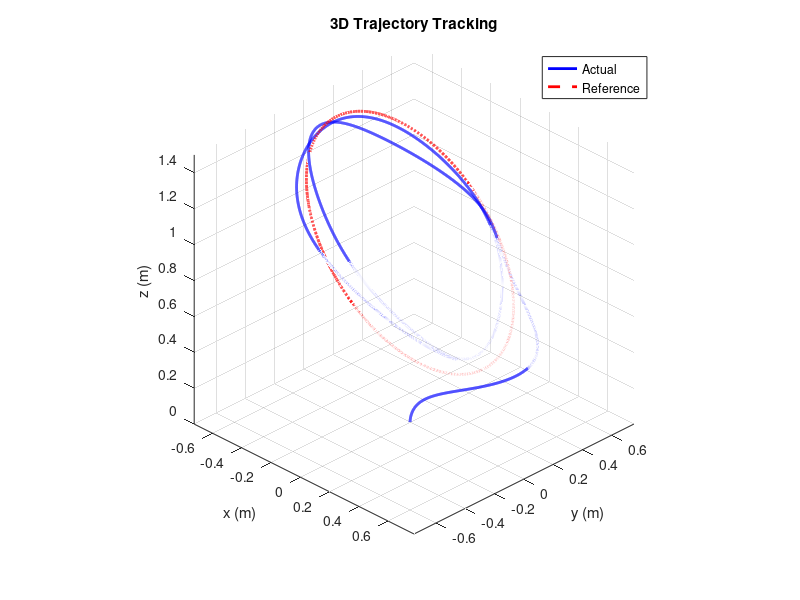
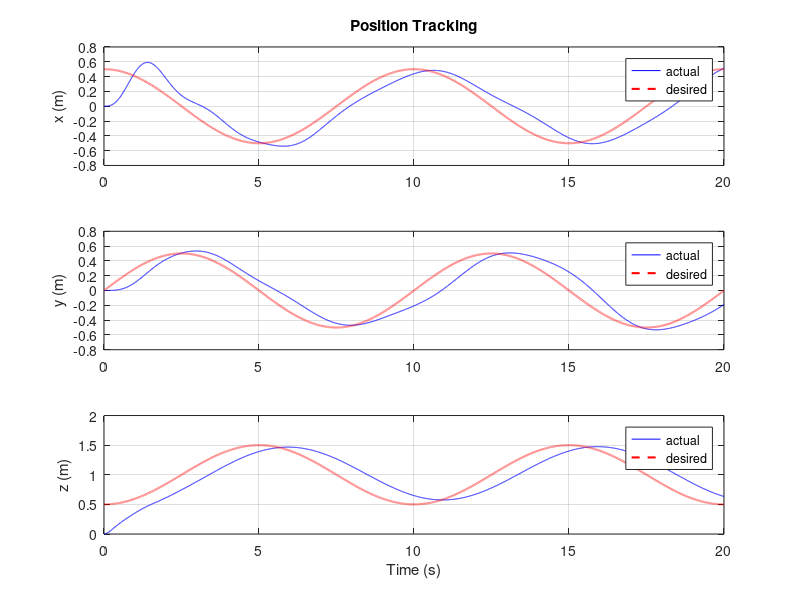
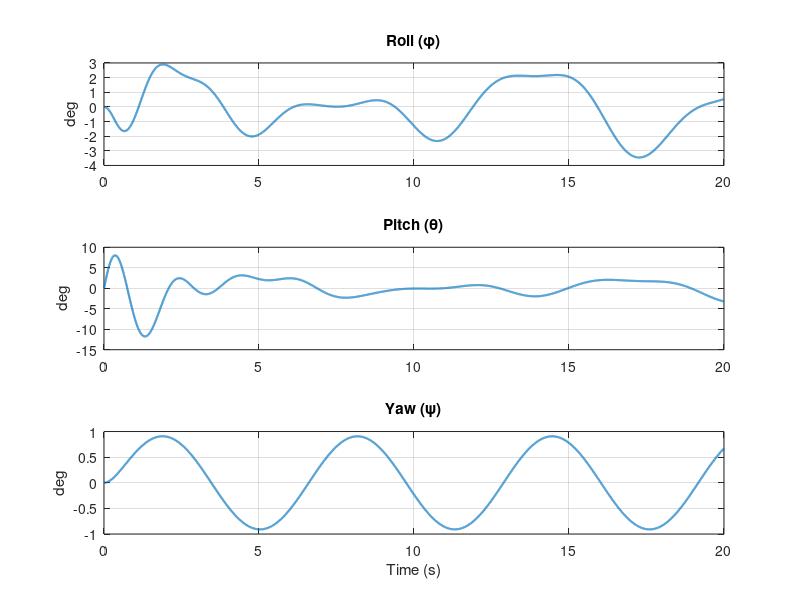

Here is the MATLAB script that generated these plots, in order:
%% =========================================================================
%% 1. PARAMETER INITIALIZATION
%% =========================================================================
function QuadrotorPID()
% Physical parameters
m   = 1.121;         % Quadrotor mass (kg)
g   = 9.81;          % Gravity acceleration (m/s^2)

Ixx = 0.01;          % Moments of inertia (kg*m^2)
Iyy = 0.01;
Izz = 0.0148;
Ir  = 2.83e-5;       % Rotor moment of inertia

k   = 2.98e-5;       % Lift constant
b   = 3.23e-7;       % Drag constant
l   = 0.25;          % Arm length (m)

Ax  = 5.56e-4;       % Drag coefficients
Ay  = 5.56e-4;
Az  = 6.35e-4;

%% =========================================================================
%% 2. INITIAL CONDITIONS & SIMULATION TIMING
%% =========================================================================
% Initial state vector x0 (12 x 1)
% [x, y, z, vx, vy, vz, phi, theta, psi, phi_dot, theta_dot, psi_dot]

x0 = zeros(12, 1);  

t0 = 0;         
Tf = 20;        

%% =========================================================================
%% 3. DIFFERENTIAL EQUATION SOLVER (ODE45)
%% =========================================================================
opts = odeset('RelTol', 1e-3, 'AbsTol', 1e-5, 'MaxStep', 0.02);

% Function handle directly calls nested function 'f'
[t, X] = ode45(@f, [t0 Tf], x0, opts);

% Extract states
x = X(:,1);   y = X(:,2);   z = X(:,3);
phi = X(:,7); theta = X(:,8); psi = X(:,9);

%% =========================================================================
%% 4. REFERENCE TRAJECTORY GENERATION FOR PLOTTING
%% =========================================================================
xd = 0.5 * cos(pi * t / 5);
yd = 0.5 * sin(pi * t / 5);
zd = 1 - 0.5 * cos(pi * t / 5);

%% =========================================================================
%% 5. PLOTTING RESULTS
%% =========================================================================
figure(1);
plot3(x, y, z, 'b', 'LineWidth', 2); hold on;
plot3(xd, yd, zd, 'r--', 'LineWidth', 2);
grid on;
xlabel('x (m)'); ylabel('y (m)'); zlabel('z (m)');
legend('Actual', 'Reference');
title('3D Trajectory Tracking');
axis equal; view(45, 30);

figure(2);
subplot(3,1,1); plot(t, x, 'b', t, xd, 'r--', 'LineWidth', 1.5); grid on;
ylabel('x (m)'); legend('actual','desired')
title('Position Tracking');
subplot(3,1,2); plot(t, y, 'b', t, yd, 'r--', 'LineWidth', 1.5); grid on;
ylabel('y (m)'); legend('actual','desired')
subplot(3,1,3); plot(t, z, 'b', t, zd, 'r--', 'LineWidth', 1.5); grid on;
ylabel('z (m)'); xlabel('Time (s)');  legend('actual','desired')

figure(3);
subplot(3,1,1); plot(t, rad2deg(phi), 'LineWidth', 1.5);
title('Roll (\phi)'); grid on; ylabel('deg');
subplot(3,1,2); plot(t, rad2deg(theta), 'LineWidth', 1.5);
title('Pitch (\theta)'); grid on; ylabel('deg');
subplot(3,1,3); plot(t, rad2deg(psi), 'LineWidth', 1.5);
title('Yaw (\psi)'); grid on; ylabel('deg'); xlabel('Time (s)');

%% =========================================================================
%% CONTROL FUNCTION
%% =========================================================================
function dX = f(t, X)
    persistent int_p int_a t_prev
    if isempty(int_p)
        int_p = zeros(3,1);
        int_a = zeros(3,1);
        t_prev = t;
    end
    
    dt = max(t - t_prev, 1e-6); % Dynamic time step
    t_prev = t;

    % Reference Trajectory
    xd = 0.5*cos(pi*t/5);
    yd = 0.5*sin(pi*t/5);
    zd = 1 - 0.5*cos(pi*t/5);
    ref = [xd; yd; zd];
    psi_d = 0;

    % State Unpacking
    pos = X(1:3);
    vel = X(4:6);
    ang = X(7:9);
    rates = X(10:12);

    phi = ang(1);
    theta = ang(2);
    psi = ang(3);
    phi_dot = rates(1);
    theta_dot = rates(2);
    psi_dot = rates(3);

    % External Disturbances
    dx = 0.3*sin(t);
    dy = 0.3*sin(t);
    dz = 0.1*cos(0.5*t);
    dphi = 0.2*sin(2*t);
    dtheta = 0.2*sin(2*t);
    dpsi = 0.1*sin(t);

    % PID Controller Parameters
    Kp_p = [6; 6; 7];
    Ki_p = [0.05; 0.05; 0.20];
    Kd_p = [4; 4; 7];

    Kp_a = [12; 12; 6];
    Ki_a = [0.02; 0.02; 0.01];
    Kd_a = [4; 4; 2];

%% =========================================================================
%% Outer Loop: Position Control
%% =========================================================================
    e_p = ref - pos;
    e_v = -vel; 
    int_p = int_p + e_p * dt;
    int_p = sat(int_p, 2);

    u = Kp_p.*e_p + Kd_p.*e_v + Ki_p.*int_p;
    ux = u(1); uy = u(2); uz = u(3);

    % Thrust and Target Roll/Pitch
    T = m * sqrt(ux^2 + uy^2 + (uz + g)^2); 
    
    phi_d   = asin((ux*sin(psi_d) - uy*cos(psi_d)) / sqrt(ux^2 + uy^2 + (uz + g)^2));

    theta_d = atan((ux*cos(psi_d) + uy*sin(psi_d)) / (uz + g));

    ang_ref = [phi_d; theta_d; psi_d];

%% =========================================================================
%% Inner Loop: Attitude Control
%% =========================================================================    
    e_a = ang_ref - ang;
    e_rate = -rates;
    int_a = int_a + e_a * dt;
    int_a = sat(int_a, 1);

    tau = Kp_a .* e_a + Kd_a .* e_rate + Ki_a .* int_a;
    tau_phi = tau(1);
    tau_theta = tau(2);
    tau_psi = tau(3);

    % Equations of Motion
    R = rotmat(phi, theta, psi);
    TB = [0; 0; T];
    G  = [0; 0; -m * g];
    FD = [Ax * vel(1); Ay * vel(2); Az * vel(3)];
    d_pos = [dx; dy; dz];

    acc = (R * TB + G - FD + d_pos) / m;

    % Motor speeds
    w1 = sqrt(max(0,T/(4*k) - tau_theta/(2*k*l) - tau_psi/(4*b)));
    w2 = sqrt(max(0,T/(4*k) - tau_phi  /(2*k*l) + tau_psi/(4*b)));
    w3 = sqrt(max(0,T/(4*k) + tau_theta/(2*k*l) - tau_psi/(4*b)));
    w4 = sqrt(max(0,T/(4*k) + tau_phi  /(2*k*l) + tau_psi/(4*b)));

    w_alpha = w1 - w2 + w3 - w4;

    % Angular Accelerations
    phi_dot2 = (tau_phi + (Iyy - Izz)*theta_dot*psi_dot + Ir*w_alpha*theta_dot + dphi)/Ixx;
    theta_dot2 = (tau_theta + (Izz - Ixx)*phi_dot*psi_dot - Ir*w_alpha*phi_dot + dtheta)/Iyy;
    psi_dot2 = (tau_psi + (Ixx - Iyy)*phi_dot*theta_dot + dpsi)/Izz;

    % Derivatives Vector Output
    dX = zeros(12,1);
    dX(1:3) = vel;
    dX(4:6) = acc;
    dX(7:9) = rates;
    dX(10) = phi_dot2;
    dX(11) = theta_dot2;
    dX(12) = psi_dot2;
end

%% =========================================================================
%% HELPER FUNCTION
%% =========================================================================
function R = rotmat(phi, theta, psi)
    cphi = cos(phi);     sphi = sin(phi);
    ctheta = cos(theta); stheta = sin(theta);
    cpsi = cos(psi);     spsi = sin(psi);

    R = [ctheta*cpsi,  sphi*stheta*cpsi - cphi*spsi,  cphi*stheta*cpsi + sphi*spsi;
         ctheta*spsi,  sphi*stheta*spsi + cphi*cpsi,  cphi*stheta*spsi - sphi*cpsi;
         -stheta,      sphi*ctheta,                   cphi*ctheta];
end

function y = sat(u, lim)
    y = min(max(u, -lim), lim);
end

end
